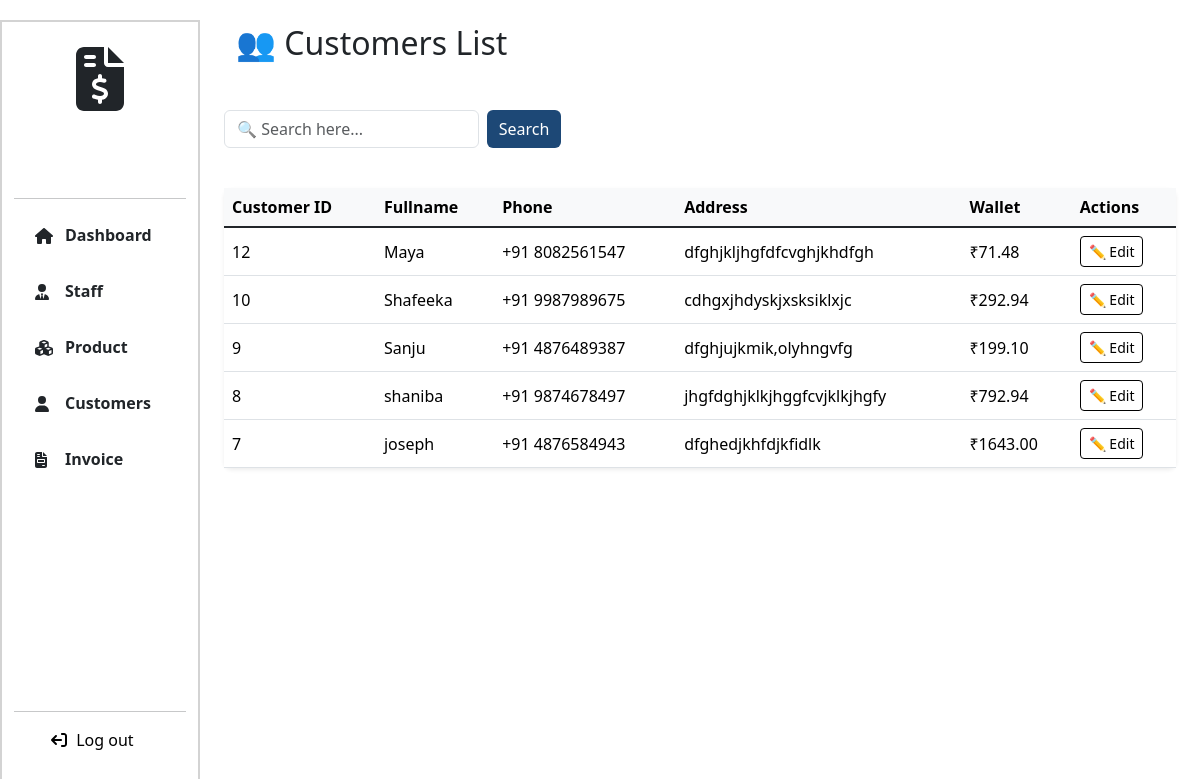
The app's page /customers/ (signed in), older data.
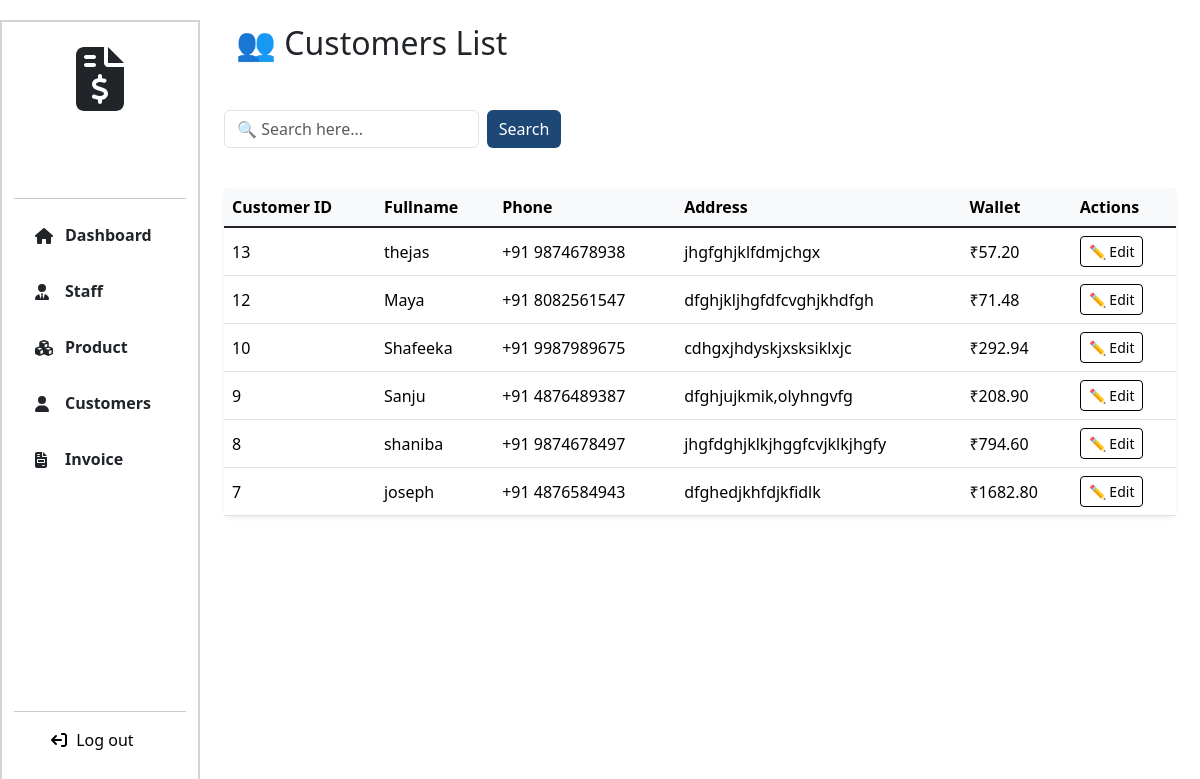
The same page, newer data.
### Billing_App/models.py (models this page shows, shortened)
class Customer(models.Model):
    fullname = models.CharField(max_length=255)
    phone=models.IntegerField(unique=True)
    address = models.TextField()
    wallet = models.DecimalField(max_digits=10, decimal_places=2, default=Decimal('0.00'))
    credit_limit = models.DecimalField(max_digits=10, decimal_places=2, default=Decimal('1000.00'))

### Billing_App/views.py (the view)
# urls.py: path('customers/', views.customers, name='customers'),
@login_required
def customers(request):
    search_query = request.GET.get("search", "").strip()
    customers = Customer.objects.all().order_by('-id')
    if search_query:
        customers = customers.filter(
            Q(fullname__icontains=search_query) |
            Q(id__icontains=search_query) |
            Q(phone__icontains=search_query)
        )
    context = {
        'customers': customers,
        'search': search_query,
    }
    return render(request, "customers.html", context)

### templates/customers.html (shortened to what this page needs)
{% extends 'navbar.html' %}
{% load static %}
{% block link %}
<link rel="stylesheet" href="{% static 'css/product.css' %}">
<link href="https://cdn.jsdelivr.net/npm/bootstrap@5.3.2/dist/css/bootstrap.min.css" rel="stylesheet">
{% endblock %}
{% block content %}
<div class="col-lg-10 col-md-9 col-sm-9 page-col">
  <h2 class="p-4">👥 Customers List</h2>
  <div class="container mt-4">
    <div class="d-flex justify-content-between align-items-center mb-4">
      <form action="{% url 'customers' %}" method="get" class="d-flex">
        <input type="text" id="customer-search" class="search-input form-control"
               name="search" placeholder="🔍 Search here..." autocomplete="off"
               style="width:75%;">
        <button type="submit" class="btn btn-primary ms-2"
                style="background-color: #1d4876; border:none;">
          Search
        </button>
      </form>
    </div>
    {% if customers %}
    <div class="card shadow-sm border-0 rounded-3">
      <div class="table-responsive">
        <table class="table table-hover align-middle mb-0">
          <thead class="table-light">
            <tr>
              <th scope="col">Customer ID</th>
              <th scope="col">Fullname</th>
              <th scope="col">Phone</th>
              <th scope="col">Address</th>
              <th scope="col">Wallet</th>
              <th scope="col">Actions</th>
            </tr>
          </thead>
          <tbody class="table-group-divider">
            {% for customer in customers %}
              <tr>
                <td class="text-nowrap">{{ customer.id }}</td>
                <td class="text-nowrap">{{ customer.fullname }}</td>
                <td class="text-nowrap">+91 {{ customer.phone }}</td>
                <td class="text-nowrap">{{ customer.address }}</td>
                <td class="text-nowrap">₹{{ customer.wallet }}</td>
                <td class="text-nowrap">
                  <button class="btn btn-sm " data-bs-toggle="modal" data-bs-target="#editCustomerModal{{ customer.id }}" style="border:1px solid black; color: black">✏️ Edit</button>
                </td>
              </tr>
            {% endfor %}
          </tbody>
        </table>
      </div>
    </div>
    {% else %}
    <div class="alert alert-warning text-center mt-4" role="alert">
      🚫 No Customer Found!
    </div>
    {% endif %}
  </div>
</div>
{% endblock %}

Row changes from the older to the newer data that the page shows:
added Customer: id "13", fullname "thejas", phone "9874678938", address "jhgfghjklfdmjchgx", wallet "57.20"
changed Customer "Sanju": wallet "199.10" → "208.90"
changed Customer "shaniba": wallet "792.94" → "794.60"
changed Customer "joseph": wallet "1643.00" → "1682.80"
